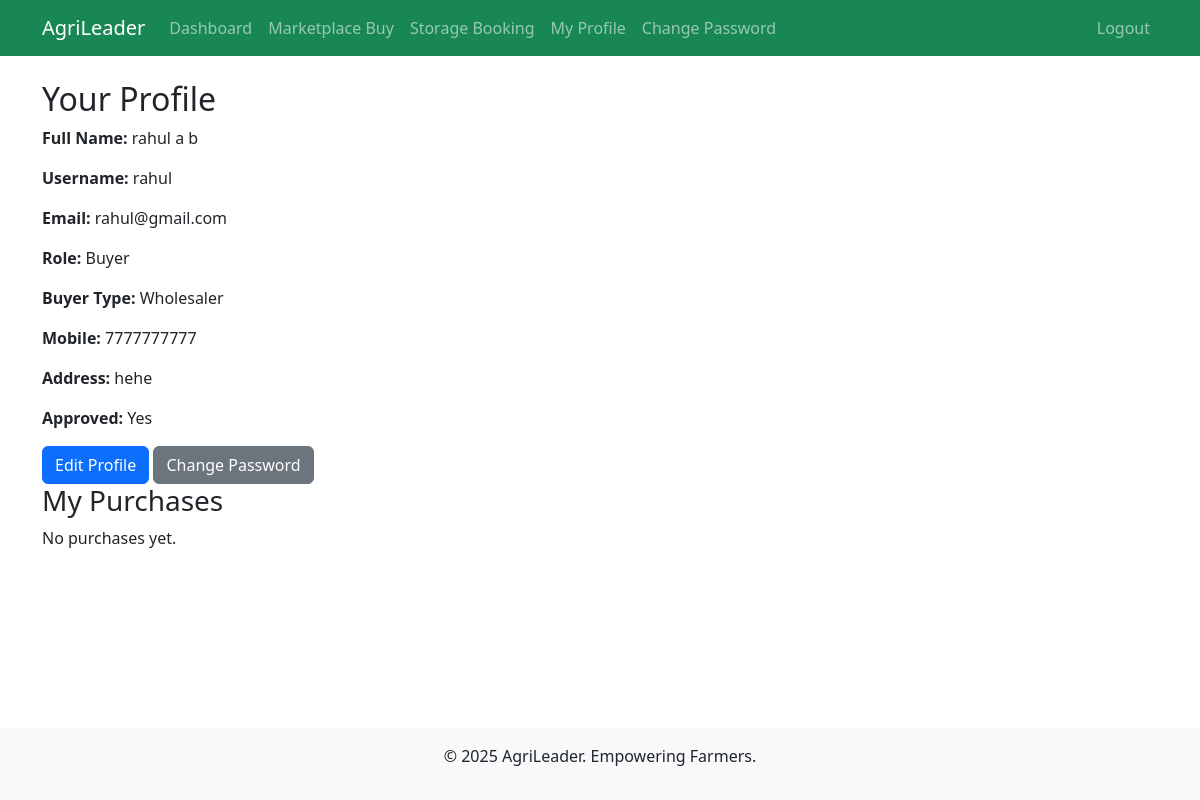
Page /buyer/profile/ (signed in) on the earlier database version.
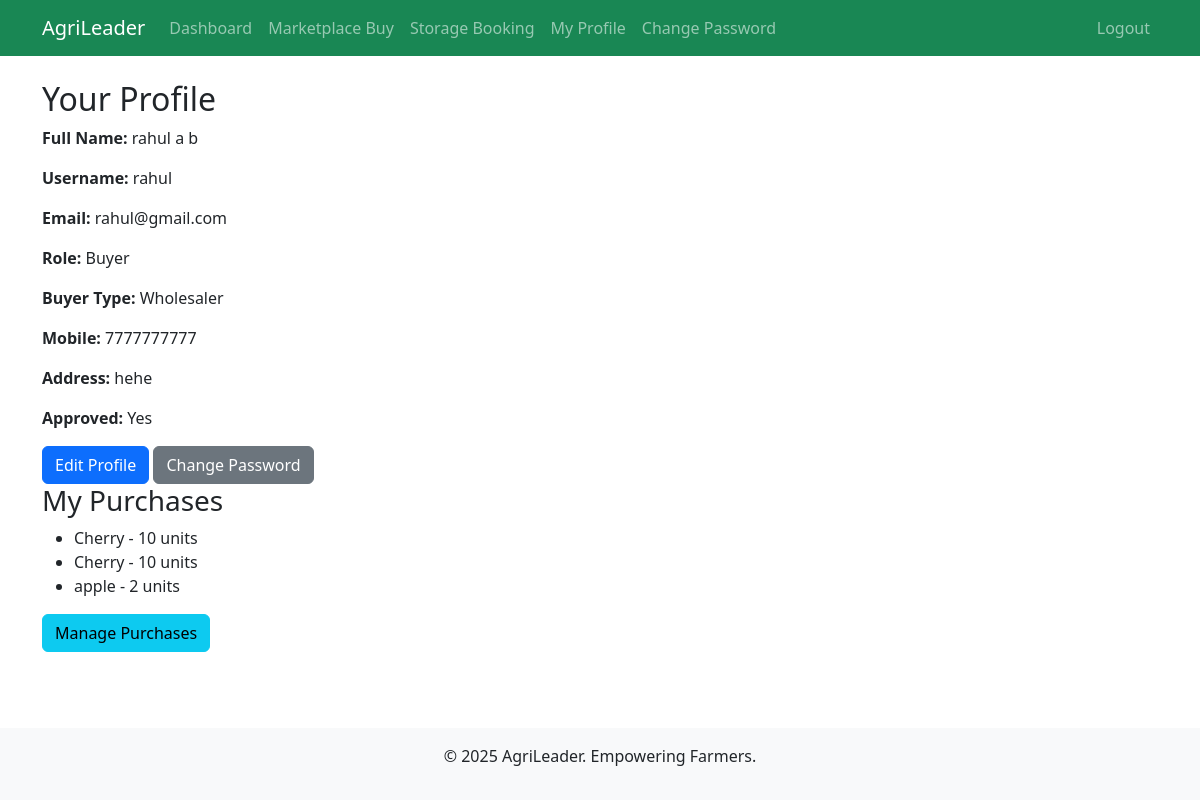
Same page on the later database version.
### buyer/models.py (models this page shows, shortened)
class Purchase(models.Model):
    buyer = models.ForeignKey(CustomUser, on_delete=models.CASCADE, limit_choices_to={'role': 'buyer'})
    listing = models.ForeignKey(ProductListing, on_delete=models.CASCADE)
    quantity = models.PositiveIntegerField(validators=[MinValueValidator(1)])
    total_price = models.DecimalField(max_digits=10, decimal_places=2)
    purchase_date = models.DateTimeField(auto_now_add=True)
    status = models.CharField(max_length=20, choices=[('confirmed', 'Confirmed'), ('shipped', 'Shipped'), ('delivered', 'Delivered')], default='confirmed')

### farmer/models.py (models this page shows, shortened)
class ProductListing(models.Model):
    user = models.ForeignKey(CustomUser, on_delete=models.CASCADE, limit_choices_to={'role': 'farmer'})
    name = models.CharField(max_length=100)
    description = models.TextField()
    quantity = models.PositiveIntegerField()
    price = models.DecimalField(max_digits=10, decimal_places=2, validators=[MinValueValidator(0)])
    crop_type = models.CharField(max_length=50)
    location = models.CharField(max_length=200)  # Geo-suggested
    image = models.ImageField(upload_to='listings/', blank=True)
    bid_start_time = models.DateTimeField(default=timezone.now)
    bid_end_time = models.DateTimeField(null=True, blank=True)
    is_active = models.BooleanField(default=True)
    created_at = models.DateTimeField(auto_now_add=True)

### buyer/views.py (the view)
    def wrapper(request, *args, **kwargs):
        if not request.user.is_authenticated or request.user.role != 'buyer':
            messages.warning(request, 'No permission to access this page.')
            return redirect('accounts:home')
        return view_func(request, *args, **kwargs)

### buyer/views.py (called while the page is built)
def buyer_required(view_func):
    def wrapper(request, *args, **kwargs):
        if not request.user.is_authenticated or request.user.role != 'buyer':
            messages.warning(request, 'No permission to access this page.')
            return redirect('accounts:home')
        return view_func(request, *args, **kwargs)
    return wrapper

@login_required
@buyer_required
def profile(request):
    purchases = Purchase.objects.filter(buyer=request.user)
    return render(request, 'buyer/profile.html', {'purchases': purchases})

### buyer/templates/buyer/profile.html
{% extends 'accounts/profile.html' %}
{% block content %}
{{ block.super }}
<h3>My Purchases</h3>
{% if purchases %}
    <ul>
        {% for purchase in purchases %}
            <li>{{ purchase.listing.name }} - {{ purchase.quantity }} units</li>
        {% endfor %}
    </ul>
    <a href="{% url 'buyer:my_purchases' %}" class="btn btn-info">Manage Purchases</a>
{% else %}
    <p>No purchases yet.</p>
{% endif %}
{% endblock %}

Differences in the rows shown:
added Purchase: listing.name "Cherry", quantity "10"
added Purchase: listing.name "Cherry", quantity "10"
added Purchase: listing.name "apple", quantity "2"
Other differences:
text no longer shown: "No purchases yet."
text now shown: "Manage Purchases"
